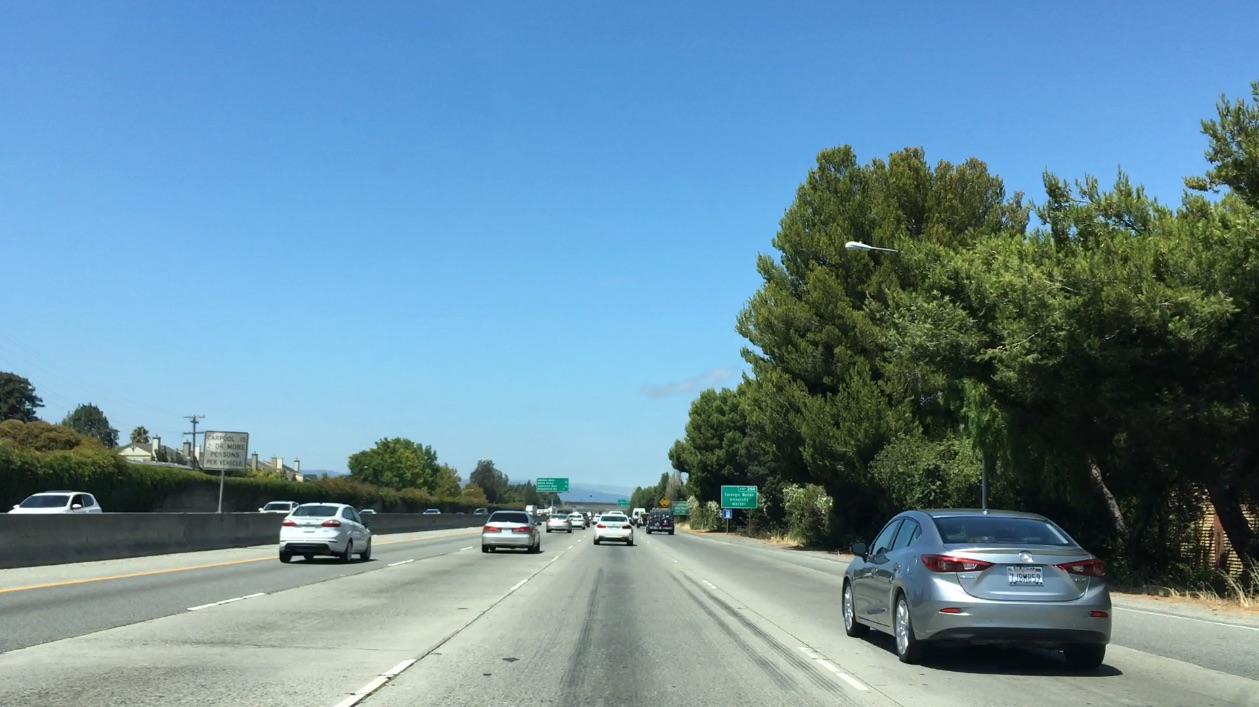
#> input picture CarND-Vehicle-Detection-P5/bbox.jpg, 1259 x 707 px
$ python main.py
#> lines starting #> are read from the running program, lines starting #| are printed output that depends on the picture
from skimage.feature import hog
import cv2
import numpy as np
from scipy.ndimage.measurements import label

color_space = 'YUV' # Can be RGB, HSV, LUV, HLS, YUV, YCrCb
orient = 9  # HOG orientations
pix_per_cell = 8 # HOG pixels per cell
cell_per_block = 2 # HOG cells per block
hog_channel = 1#2 # Can be 0, 1, 2, or "ALL"
spatial_size = (32, 32) # Spatial binning dimensions
hist_bins = 32    # Number of histogram bins
spatial_feat = True # Spatial features on or off
hist_feat = True # Histogram features on or off
hog_feat = True # HOG features on or off
y_start_stop = [500, None] # Min and max in y to search in slide_window()


def read_image(name):
#     print("Image Name: ", name)
#> called with name = './bbox.jpg'
    img = cv2.imread(name)
#> img is the input picture: shape (707, 1259, 3); mean B, G, R 158.4, 141, 104.8
    return cv2.cvtColor(img, cv2.COLOR_BGR2RGB)

img = read_image("./bbox.jpg")
img = cv2.cvtColor(img, cv2.COLOR_RGB2HSV)
#> img: shape (707, 1259, 3); mean H, S, V 80.5, 98.8, 167.1
img = img[400:500,400:500,:]
#> img: shape (100, 100, 3); mean H, S, V 80.6, 85.6, 171.3

features, hog_image = hog(img[:,:, hog_channel], orientations=orient,
                                                  pixels_per_cell=(pix_per_cell, pix_per_cell),
                                                  cells_per_block=(cell_per_block, cell_per_block),
                                                  transform_sqrt=True,
                                                  visualise=True, feature_vector=True)
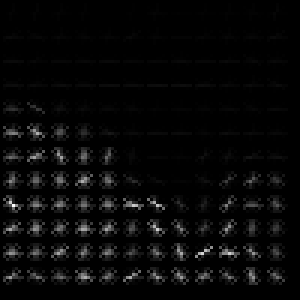
#> hog_image: shape (100, 100) float64 (shown 3 times larger); min 0, max 1.76, mean 0.0562; drawn with min black and max white
#> features = 4356 values, max 0.474 at index 1408, min 0 at index 3, mean 0.13

print("Features: ", features.tolist())
#> (printed output is left out)
print("Image: ", hog_image)
